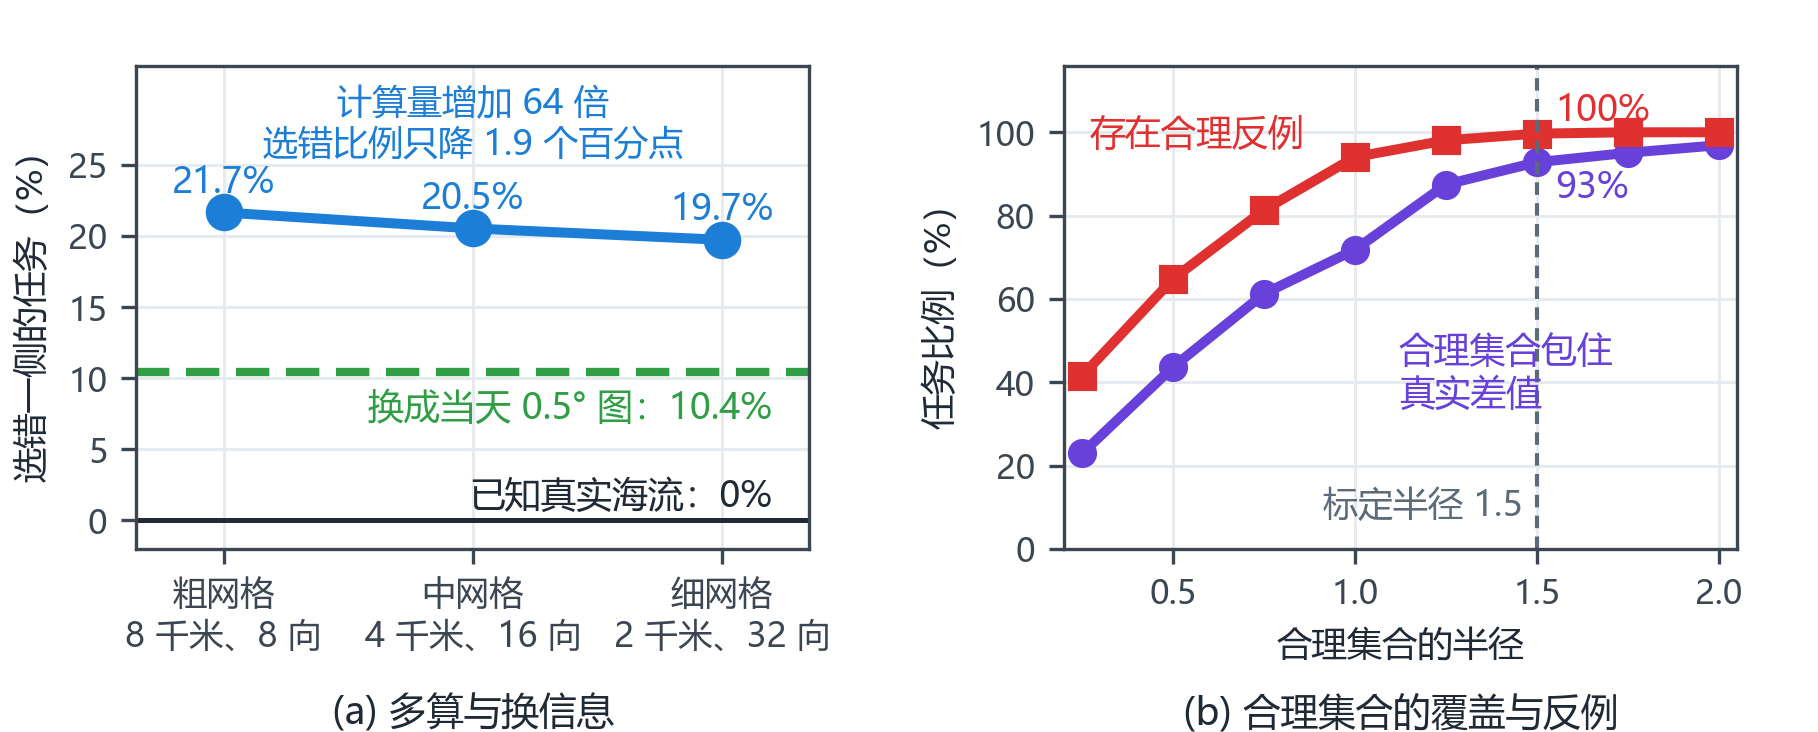

Write the Python code that produced this figure.
"""Fig.: more computation sharpens the answer but does not tell the two worlds apart.
(a) how often the map's side is wrong (test years) for three solver budgets, compared with what new
    information gives (today's 0.5-degree map) and with knowing the real ocean;
(b) as the plausible set grows, how often it covers the real margin (development years) and how
    often a plausible field flips the map's decision (test years)."""
import json
import sys
from pathlib import Path

import numpy as np

sys.path.insert(0, str(Path(__file__).resolve().parent))
import style as st  # noqa: E402

sys.path.insert(0, str(st.ROOT / "experiments"))
from route_summary import load, side, devs, worst_regret  # noqa: E402

import matplotlib.pyplot as plt  # noqa: E402

COMPUTE = "#1C7ED6"
INFO = "#2F9E44"
COVER, FLIP = "#6741D9", "#E03131"


def main():
    st.setup()
    test, dev = load("main", "test"), load("main", "dev")
    P = json.load(open(st.ROOT / "results" / "route_summary_main.json", encoding="utf-8"))["params"]

    def wrong(recs, key):
        return 100 * np.mean([side(r[key]) != side(r["dJ_true"]) for r in recs])

    def regret(recs, key, extra=0.0):
        return np.mean([r["JT"][side(r[key])] - min(r["JT"].values()) for r in recs]) + extra

    fig = plt.figure(figsize=(st.TEXTW, 62 * st.MM))
    axa = fig.add_axes([0.075, 0.25, 0.37, 0.66])
    axb = fig.add_axes([0.585, 0.25, 0.37, 0.66])
    budgets = [("粗网格\n8 千米、8 向", "dJ_map_L0", 2), ("中网格\n4 千米、16 向", "dJ_map_L1", 16), ("细网格\n2 千米、32 向", "dJ_map_L2", 128)]
    xs = np.arange(3)
    w = [wrong(test, k) for _, k, _ in budgets]
    axa.plot(xs, w, color=COMPUTE, lw=2.4, marker="o", ms=8, zorder=3)
    for x, v in zip(xs, w):
        axa.text(x, v + 1.4, f"{v:.1f}%", ha="center", color=COMPUTE, fontsize=8.6)
    fresh = wrong(test, "dJ_map_fresh05")
    axa.axhline(fresh, color=INFO, lw=2.0, ls=(0, (4, 2)))
    axa.text(2.2, fresh - 1.2, f"换成当天 0.5° 图：{fresh:.1f}%", color=INFO, fontsize=8.6, ha="right", va="top")
    axa.axhline(0, color=st.INK, lw=1.2)
    axa.text(2.2, 1.0, "已知真实海流：0%", color=st.INK, fontsize=8.6, ha="right")
    axa.set_xticks(xs)
    axa.set_xticklabels([b[0] for b in budgets], fontsize=8.2)
    axa.set_xlim(-0.35, 2.35)
    axa.set_ylim(-2, 32)
    axa.set_yticks([0, 5, 10, 15, 20, 25])
    axa.set_ylabel("选错一侧的任务（%）")
    axa.text(1.0, 30.5, f"计算量增加 64 倍\n选错比例只降 {w[0] - w[2]:.1f} 个百分点", ha="center", va="top", color=COMPUTE, fontsize=8.4)
    rads = np.round(np.arange(0.25, 2.01, 0.25), 2)
    cover = [100 * np.mean([r["dJ_map_L2"] + devs(r, x)[0] - 1e-9 <= r["dJ_true"] <= r["dJ_map_L2"] + devs(r, x)[1] + 1e-9 for r in dev]) for x in rads]
    flip = [100 * np.mean([worst_regret(r, side(r["dJ_map_L2"]), x) > 0 for r in test]) for x in rads]
    axb.plot(rads, cover, color=COVER, lw=2.4, marker="o", ms=6)
    axb.plot(rads, flip, color=FLIP, lw=2.4, marker="s", ms=6)
    axb.axvline(P["r"], color=st.MUTED, lw=1.0, ls=(0, (3, 2)))
    axb.text(P["r"] - 0.04, 8, f"标定半径 {P['r']:.1f}", color=st.MUTED, fontsize=8.4, ha="right")
    axb.text(1.12, 52, "合理集合包住\n真实差值", color=COVER, fontsize=8.6, va="top")
    axb.text(0.27, 104, "存在合理反例", color=FLIP, fontsize=8.6, va="top")
    i = list(rads).index(P["r"])
    axb.text(P["r"] + 0.05, flip[i] + 3.0, f"{flip[i]:.0f}%", color=FLIP, fontsize=8.6)
    axb.text(P["r"] + 0.05, cover[i] - 8.5, f"{cover[i]:.0f}%", color=COVER, fontsize=8.6)
    axb.set_xlim(0.2, 2.05)
    axb.set_ylim(0, 116)
    axb.set_yticks([0, 20, 40, 60, 80, 100])
    axb.set_xlabel("合理集合的半径")
    axb.set_ylabel("任务比例（%）")
    for ax in (axa, axb):
        for s_ in ("top", "right"):
            ax.spines[s_].set_visible(True)
    st.caption(axa, "(a) 多算与换信息", y=-0.30)
    st.caption(axb, "(b) 合理集合的覆盖与反例", y=-0.30)
    st.save(fig, "fig_route_ambiguity")


if __name__ == "__main__":
    main()
